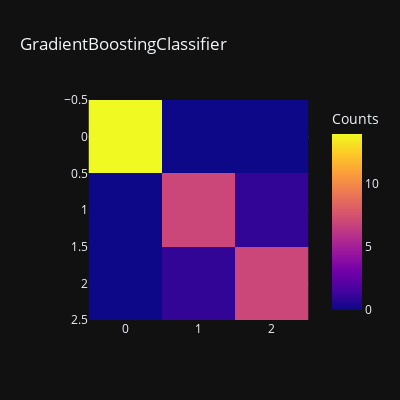

Notebook cell for this chart:
### Code cell
models = [grd]
for model in models:
    model.fit(x_train, y_train)
    y_pred = model.predict(x_test)
    AS=accuracy_score(y_pred,y_test)
    print(type(model).__name__, "Model Test Accuracy Score is: ", AS)
    print(type(model).__name__,"Classification_report: \n",classification_report(y_test, y_pred))
    fig=px.imshow(confusion_matrix(y_test, y_pred),color_continuous_scale="plasma",title=type(model).__name__,
                  width=400,height=400,labels=dict(X="Predicted", Y="Actual", color="Counts"),template="plotly_dark")
    fig.show()

### Figure 1 — Plotly figure (JSON) as saved in the notebook; plotly's stock layout.template omitted (floating-point values rounded to 4 significant figures)
{"data": [{"coloraxis": "coloraxis", "hovertemplate": "x: %{x}<br>y: %{y}<br>Counts: %{z}<extra></extra>", "name": "0", "type": "heatmap", "xaxis": "x", "yaxis": "y", "z": [[14, 0, 0], [0, 7, 1], [0, 1, 7]]}], "layout": {"coloraxis": {"colorbar": {"title": {"text": "Counts"}}, "colorscale": [[0, "#0d0887"], [0.1111, "#46039f"], [0.2222, "#7201a8"], [0.3333, "#9c179e"], [0.4444, "#bd3786"], [0.5556, "#d8576b"], [0.6667, "#ed7953"], [0.7778, "#fb9f3a"], [0.8889, "#fdca26"], [1, "#f0f921"]]}, "height": 400, "title": {"text": "GradientBoostingClassifier"}, "width": 400, "xaxis": {"anchor": "y", "constrain": "domain", "domain": [0, 1], "scaleanchor": "y"}, "yaxis": {"anchor": "x", "autorange": "reversed", "constrain": "domain", "domain": [0, 1]}}}
